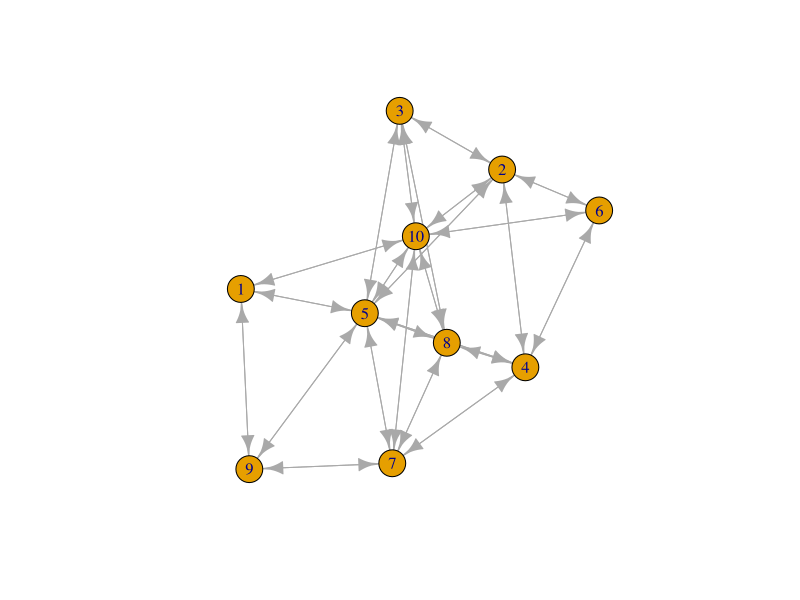
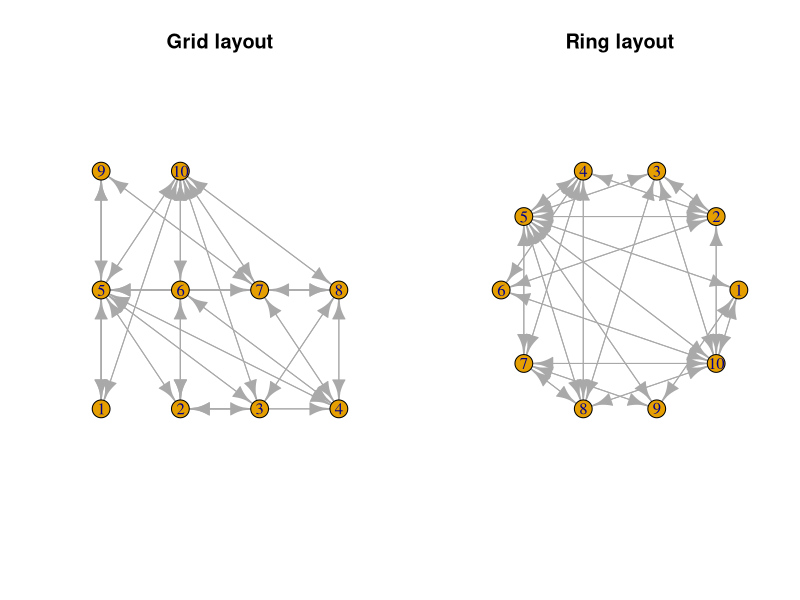
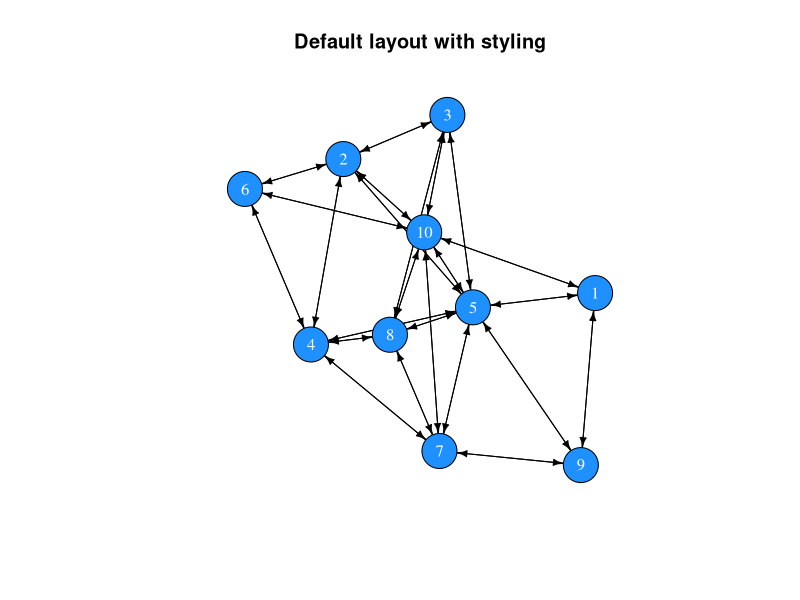
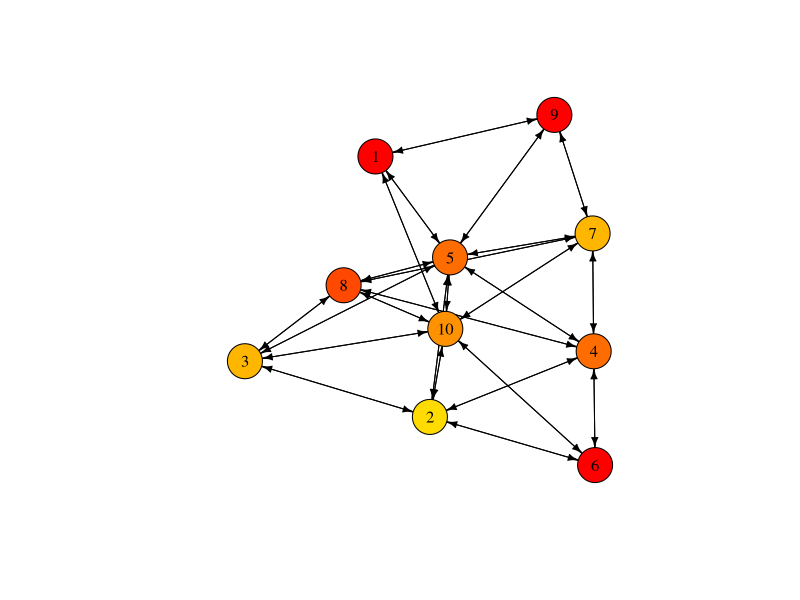
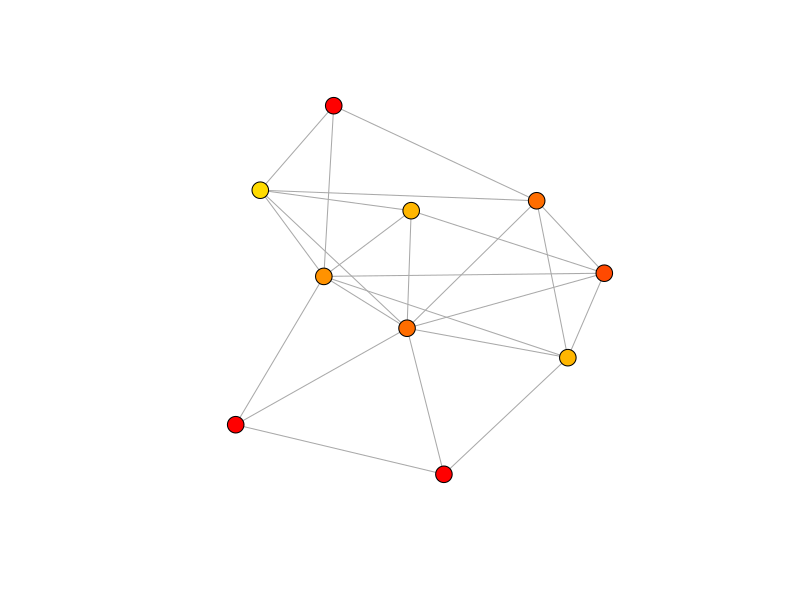
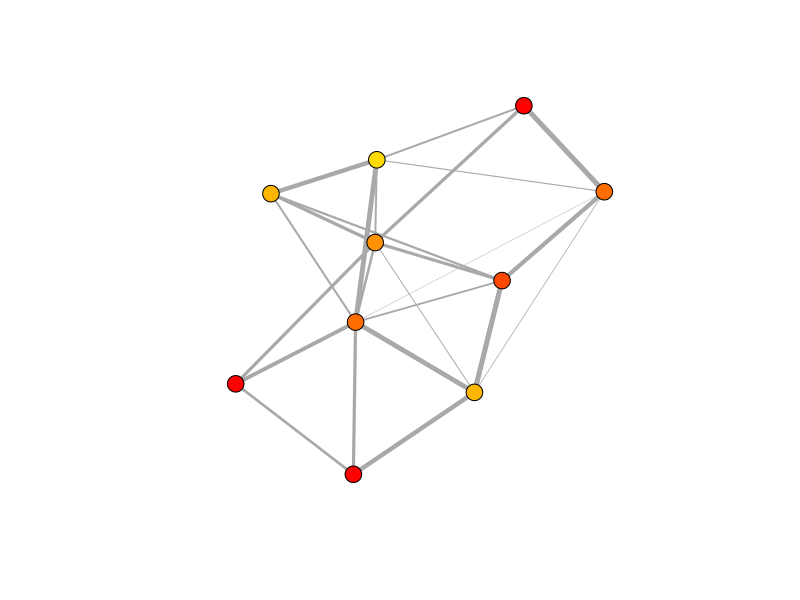
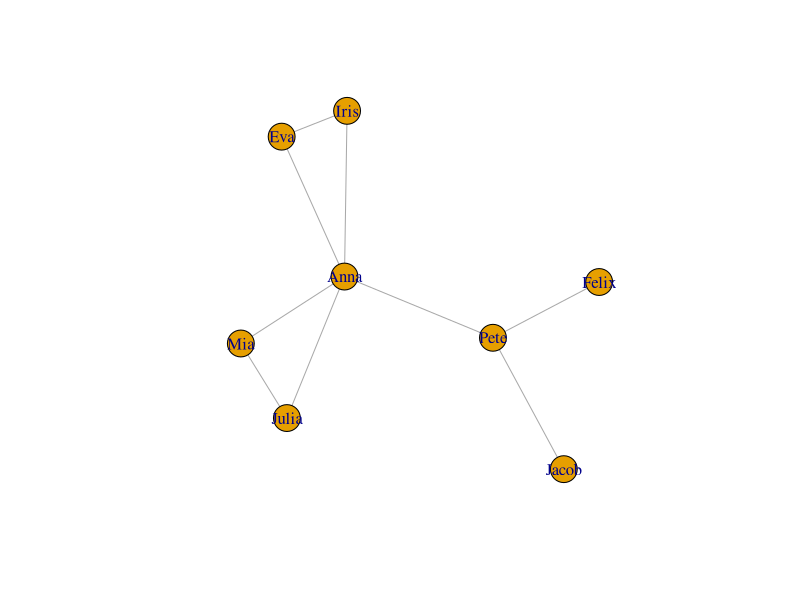
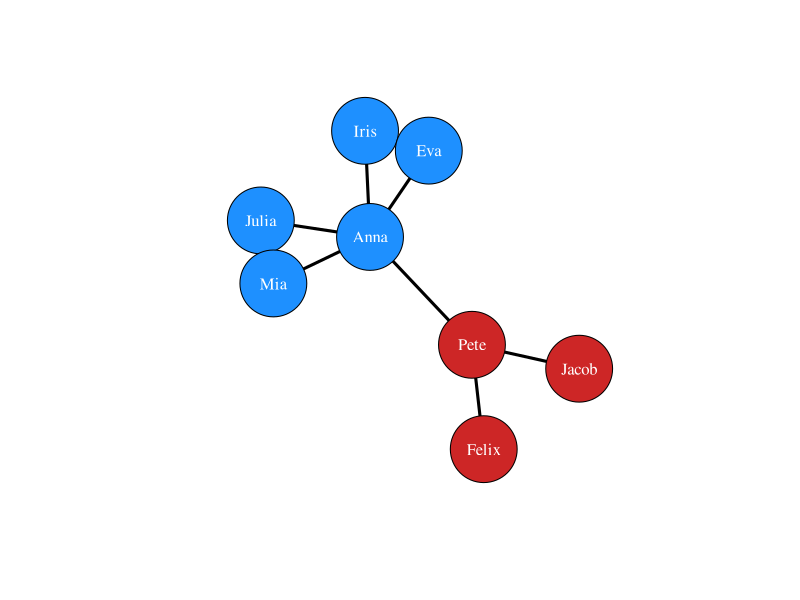

R code for these plots, in order:
## ---- chunk 1
m <- matrix(c(0,1,1, 0,0,1, 1,1,0), nrow=3, byrow=T)
row.names(m) <- c("A","B","C")
colnames(m) <- c("A","B","C")
m
## ---- chunk 2
all(m[upper.tri(m)] == m[lower.tri(m)])
## ---- chunk 3
# Either
m[lower.tri(m)] <- t(m)[lower.tri(m)]
# or use m[2,1] <- 1
m
# Check whether the matrix is symmetric now:
all(m[upper.tri(m)] == m[lower.tri(m)])
## ---- chunk 4
n <- 10
adjm <- matrix(NA, ncol=n, nrow=n)
adjm
## ---- chunk 5
friendshipRatio <- 0.5

adjm[upper.tri(adjm)] <- sample(x = 0:1, 
                                size = n*(n-1)/2, 
                                replace = T, 
                                prob = c(1-friendshipRatio, friendshipRatio))
adjm

# add the mirror image to the lower triangle
adjm[lower.tri(adjm)] <- t(adjm)[lower.tri(adjm)]
adjm



# replace diagonal (these indicate self-references) with zeros
diag(adjm) <- 0
adjm
## ---- chunk 6
library(igraph)
net <- graph_from_adjacency_matrix(adjm)
net
## ---- chunk 7
#set.seed(1)
plot(net)
## ---- chunk 8
par(mfrow=c(1,2))
plot(net, layout=layout.grid(net), main="Grid layout")
plot(net, layout=layout.circle(net), main="Ring layout")
## ---- chunk 9
par(mfrow=c(1,1))
plot(net, 
     vertex.color="dodgerblue", 
     vertex.label.color="white",
     vertex.size=20,
     edge.color="black",
     edge.width=1,
     edge.arrow.size=0.5,
     main="Default layout with styling")
## ---- chunk 10
# There is no age attribute set
V(net)$age

# Add an age attribute and randomly assign an age class
V(net)$age <- sample(x=1:10, size=n, replace=T)

# The network now has an age attribute
V(net)$age

V(net)$colour <- heat.colors(n=10)[V(net)$age]

net
## ---- chunk 11
plot(net, 
     vertex.color=V(net)$colour, 
     vertex.label.color="black",
     vertex.size=20,
     edge.color="black",
     edge.width=1,
     edge.arrow.size=0.5)
## ---- chunk 12
net <- as.undirected(net)
plot(net, 
     vertex.color=V(net)$colour, 
     vertex.label="",
     vertex.size=9,
     edge.width=1,
     edge.arrow.size=0.5)
## ---- chunk 13
# create a copy of the adjacency matrix
adjm2 <- adjm

# draw random values from a uniform distribution and replace the matrix entries that have a value of 1
adjm2[upper.tri(adjm2)] <- runif(n=sum(upper.tri(adjm2))) * adjm2[upper.tri(adjm2)]

# copy the mirror image to the lower triangle
adjm2[lower.tri(adjm2)] <- t(adjm2)[lower.tri(adjm2)]

# create the network
net2 <- graph_from_adjacency_matrix(adjm2, weighted=TRUE, mode="undirected")
net2
## ---- chunk 14
V(net2)$age <- V(net)$age
V(net2)$colour <- V(net)$colour

plot(net2, 
     vertex.color=V(net2)$colour,
     vertex.label="",
     vertex.size=9,
     edge.width=E(net2)$weight*5,
     edge.arrow.size=0.5)
## ---- chunk 15
# vertex information
V(net)

# edge information
E(net)
## ---- chunk 16
# vertex attributes
get.vertex.attribute(graph=net)

# edge attributes
get.edge.attribute(net)
## ---- chunk 17
# vertex count
vcount(net)

# edge count
ecount(net)
## ---- chunk 18
diameter(graph=net)
## ---- chunk 19
# average distance between any dyad
mean_distance(graph=net)
## ---- chunk 20
edge_density(graph=net)
## ---- chunk 21
reciprocity(graph=net)
## ---- chunk 22
transitivity(graph=net)
## ---- chunk 23
# number of edges that connected with each node
degree(graph=net)

# as we have an undirected network, the count of incoming and outgoing edges is identical
identical(degree(graph=net, mode="in"), 
          degree(graph=net, mode="out"))

# we can use the mean of all degree centralities as a general measure for the entire network
mean(degree(graph=net))
## ---- chunk 24
sort(strength(graph=net))
## ---- chunk 25
closeness(graph=net)
## ---- chunk 26
betweenness(graph=net)
## ---- chunk 27
eigen_centrality(graph=net)$vector
## ---- chunk 28
library(igraph)
net <- graph_from_literal(Iris--Eva--Anna, 
                          Jacob--Pete--Felix, 
                          Julia--Anna--Mia, 
                          Anna--Iris, 
                          Anna--Pete,
                          Julia--Mia)
plot(net)
## ---- chunk 29
V(net)$sex <- "girl"
V(net)$sex[ V(net)$name %in% c("Felix","Jacob","Pete") ] <- "boy"
V(net)$sex
## ---- chunk 30
V(net)$col <- 'dodgerblue'
V(net)$col[ V(net)$sex=="boy" ] <- 'firebrick3'

plot(net, 
     vertex.color=V(net)$col, 
     vertex.size=42,
     vertex.label.color="white",
     edge.color="black",
     edge.width=3)
## ---- chunk 31
m <- matrix(sample(x=0:1, size=25, replace=T), ncol=5)
net <- graph_from_adjacency_matrix(adjmatrix=m)
plot(net, 
     vertex.color="gold")
#randomly generated, matrix based
#see, arrows
#can make them undirected
plot(as.undirected(net))
#see, self-arrows
#can get rid of self-loops
plot(simplify(net))
#which is the same as setting the diagonal of m to be 0
diag(m) <- 0
net <- graph_from_adjacency_matrix(adjmatrix=m)
plot(net, 
     vertex.color="gold")
## ---- chunk 32
#make ring
net_ring <- make_ring(n=25)
plot(net_ring, vertex.color="gold")
#make lattice
net_lat <- make_lattice(dimvector=c(3,5))
plot(net_lat, vertex.color="gold")
#make random
net_rand <- erdos.renyi.game(n=25, p.or.m=.15, type="gnp")
plot(net_rand, vertex.color="gold")
#make scale-free
net_scale <- barabasi.game(n=25, power=3, m=2, directed=FALSE)
plot(net_scale, vertex.color="gold")
#make small-world
net_small <- watts.strogatz.game(dim=1, size=25, nei=2, p=.05)
plot(net_small, vertex.color="gold")
## ---- chunk 33
net <- net_small
vcount(net)
degree(graph=net)
degree(graph=net, mode="out")
mean(degree(graph=net, mode="out"))

average.path.length(graph=net)

transitivity(graph=net)

betweenness(graph=net)

closeness(graph=net)
## ---- chunk 34
get.adjacency(net)
net_m <- as.matrix(get.adjacency(net))
## ---- chunk 35
net_m[3,]
which(net_m[3,]==1)
